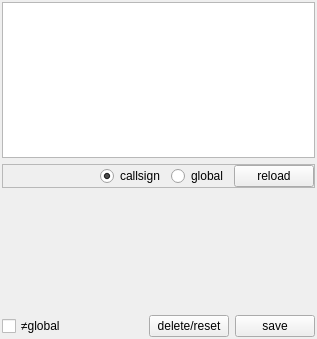
<?xml version="1.0" encoding="UTF-8"?>
<ui version="4.0">
 <class>CInterpolationSetupComponent</class>
 <widget class="QFrame" name="CInterpolationSetupComponent">
  <property name="geometry">
   <rect>
    <x>0</x>
    <y>0</y>
    <width>317</width>
    <height>339</height>
   </rect>
  </property>
  <property name="windowTitle">
   <string>Interpolation setup</string>
  </property>
  <layout class="QVBoxLayout" name="vl_InterpolationSetup">
   <property name="leftMargin">
    <number>2</number>
   </property>
   <property name="topMargin">
    <number>2</number>
   </property>
   <property name="rightMargin">
    <number>2</number>
   </property>
   <property name="bottomMargin">
    <number>2</number>
   </property>
   <item>
    <widget class="swift::gui::views::CInterpolationSetupView" name="tvp_InterpolationSetup">
     <property name="selectionMode">
      <enum>QAbstractItemView::SingleSelection</enum>
     </property>
     <property name="selectionBehavior">
      <enum>QAbstractItemView::SelectRows</enum>
     </property>
     <property name="showGrid">
      <bool>false</bool>
     </property>
     <attribute name="verticalHeaderVisible">
      <bool>false</bool>
     </attribute>
    </widget>
   </item>
   <item>
    <widget class="QFrame" name="fr_Mode">
     <property name="frameShape">
      <enum>QFrame::StyledPanel</enum>
     </property>
     <property name="frameShadow">
      <enum>QFrame::Raised</enum>
     </property>
     <layout class="QHBoxLayout" name="hl_Mode">
      <property name="leftMargin">
       <number>0</number>
      </property>
      <property name="topMargin">
       <number>0</number>
      </property>
      <property name="rightMargin">
       <number>0</number>
      </property>
      <property name="bottomMargin">
       <number>0</number>
      </property>
      <item>
       <widget class="swift::gui::components::CCallsignCompleter" name="comp_CallsignCompleter">
        <property name="sizePolicy">
         <sizepolicy hsizetype="MinimumExpanding" vsizetype="Preferred">
          <horstretch>0</horstretch>
          <verstretch>0</verstretch>
         </sizepolicy>
        </property>
       </widget>
      </item>
      <item>
       <widget class="QRadioButton" name="rb_Callsign">
        <property name="text">
         <string>callsign</string>
        </property>
        <property name="checked">
         <bool>true</bool>
        </property>
       </widget>
      </item>
      <item>
       <widget class="QRadioButton" name="rb_Global">
        <property name="text">
         <string>global</string>
        </property>
       </widget>
      </item>
      <item>
       <widget class="QPushButton" name="pb_Reload">
        <property name="text">
         <string>reload</string>
        </property>
       </widget>
      </item>
     </layout>
    </widget>
   </item>
   <item alignment="Qt::AlignTop">
    <widget class="swift::gui::editors::CInterpolationSetupForm" name="form_InterpolationSetup">
     <property name="minimumSize">
      <size>
       <width>0</width>
       <height>110</height>
      </size>
     </property>
    </widget>
   </item>
   <item>
    <spacer name="vs_InterpolationSetupComponent">
     <property name="orientation">
      <enum>Qt::Vertical</enum>
     </property>
     <property name="sizeHint" stdset="0">
      <size>
       <width>20</width>
       <height>40</height>
      </size>
     </property>
    </spacer>
   </item>
   <item>
    <widget class="QFrame" name="fr_Buttons">
     <layout class="QHBoxLayout" name="hl_Buttons">
      <property name="leftMargin">
       <number>0</number>
      </property>
      <property name="topMargin">
       <number>0</number>
      </property>
      <property name="rightMargin">
       <number>0</number>
      </property>
      <property name="bottomMargin">
       <number>0</number>
      </property>
      <item>
       <widget class="QCheckBox" name="cb_IgnoreGlobal">
        <property name="toolTip">
         <string>no setups same as global setup</string>
        </property>
        <property name="text">
         <string>≠global</string>
        </property>
       </widget>
      </item>
      <item>
       <spacer name="hs_Buttons">
        <property name="orientation">
         <enum>Qt::Horizontal</enum>
        </property>
        <property name="sizeHint" stdset="0">
         <size>
          <width>40</width>
          <height>20</height>
         </size>
        </property>
       </spacer>
      </item>
      <item>
       <widget class="QPushButton" name="pb_DeleteOrReset">
        <property name="text">
         <string>delete/reset</string>
        </property>
       </widget>
      </item>
      <item>
       <widget class="QPushButton" name="pb_Save">
        <property name="text">
         <string>save</string>
        </property>
       </widget>
      </item>
     </layout>
    </widget>
   </item>
  </layout>
 </widget>
 <customwidgets>
  <customwidget>
   <class>swift::gui::components::CCallsignCompleter</class>
   <extends>QFrame</extends>
   <header>gui/components/callsigncompleter.h</header>
   <container>1</container>
  </customwidget>
  <customwidget>
   <class>swift::gui::views::CInterpolationSetupView</class>
   <extends>QTableView</extends>
   <header>gui/views/interpolationsetupview.h</header>
  </customwidget>
  <customwidget>
   <class>swift::gui::editors::CInterpolationSetupForm</class>
   <extends>QFrame</extends>
   <header>gui/editors/interpolationsetupform.h</header>
   <container>1</container>
  </customwidget>
 </customwidgets>
 <tabstops>
  <tabstop>tvp_InterpolationSetup</tabstop>
  <tabstop>rb_Callsign</tabstop>
  <tabstop>rb_Global</tabstop>
  <tabstop>pb_Reload</tabstop>
  <tabstop>cb_IgnoreGlobal</tabstop>
  <tabstop>pb_DeleteOrReset</tabstop>
  <tabstop>pb_Save</tabstop>
 </tabstops>
 <resources/>
 <connections/>
</ui>
